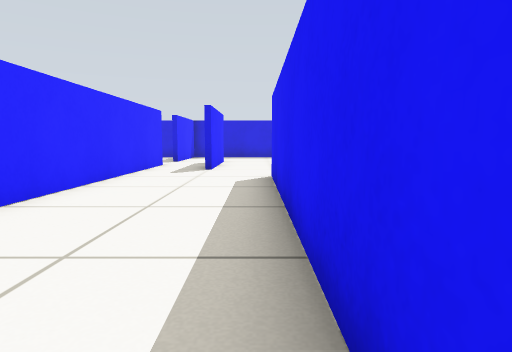
[1] (above)

15 first-person views from a walk through a robot-simulator world made for Gazebo. The camera is 0.45 m above the floor, tilts 6° down and sees 75° across. The floor is counted in squares, 0.5 m on a side. Each view is taken from the middle of a square. On the plan, view 1 faces up. The plan holds only what a view shows up to about 12 squares ahead; the rest is blank.

[2]
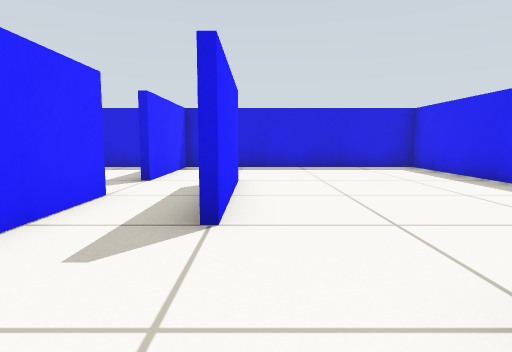

[3]
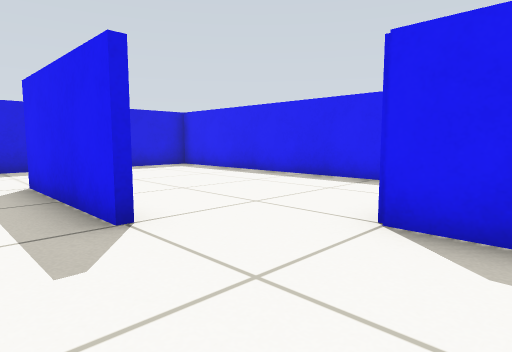

[4]
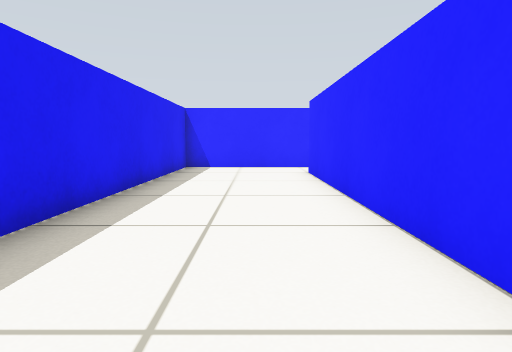

[5]
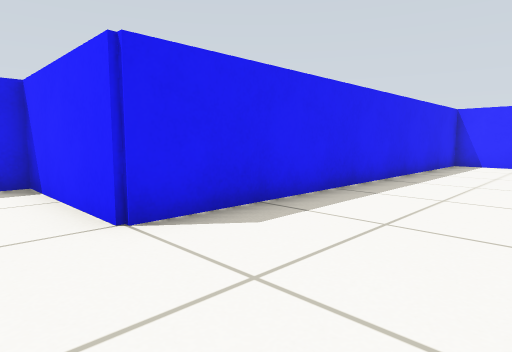

[6]
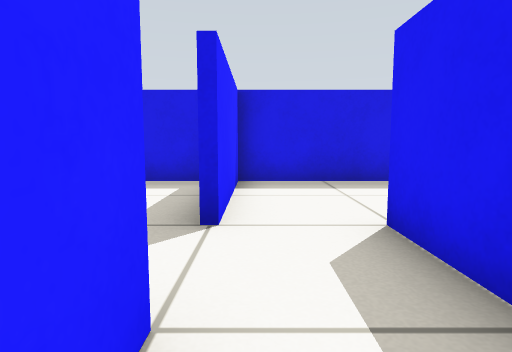

[7]
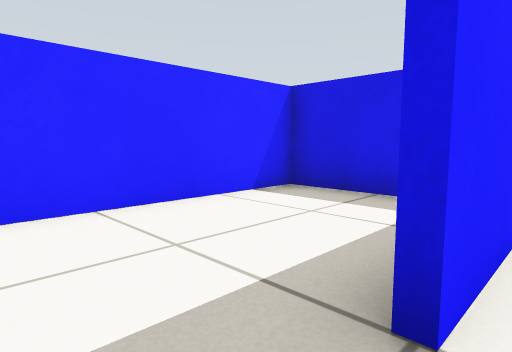

[8]
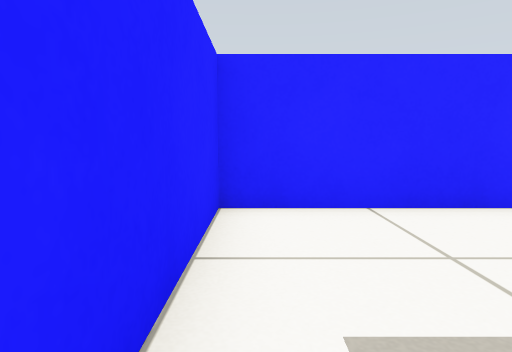

[9]
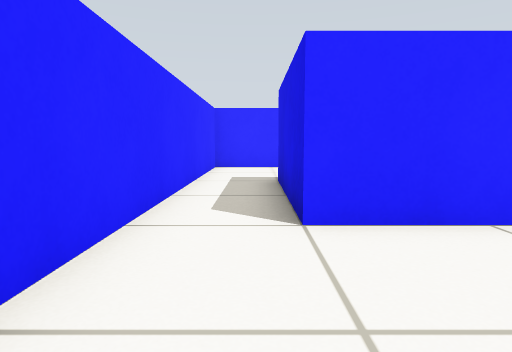

[10]
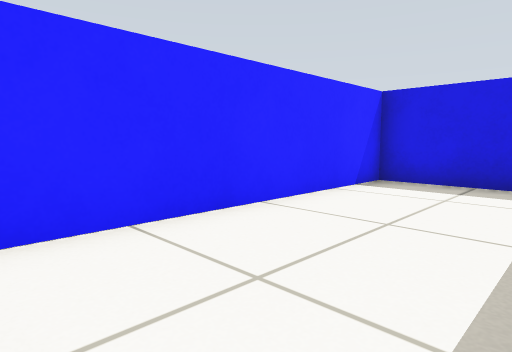

[11]
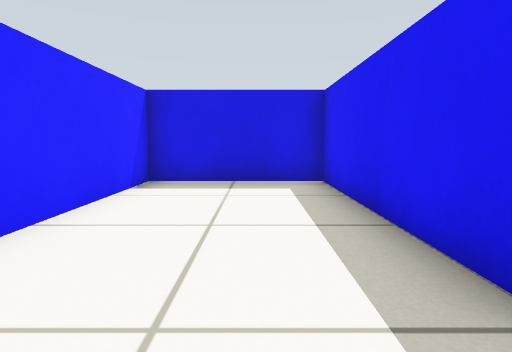

[12]
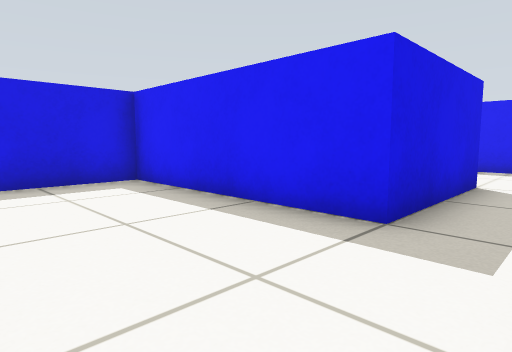

[13]
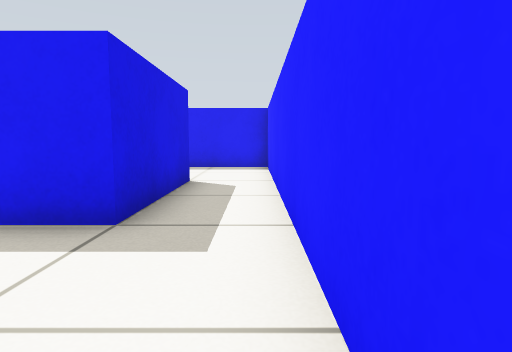

[14]
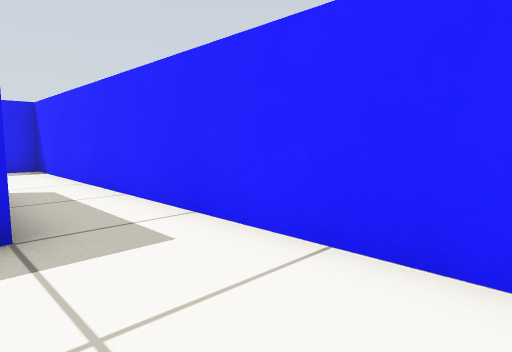

[15]
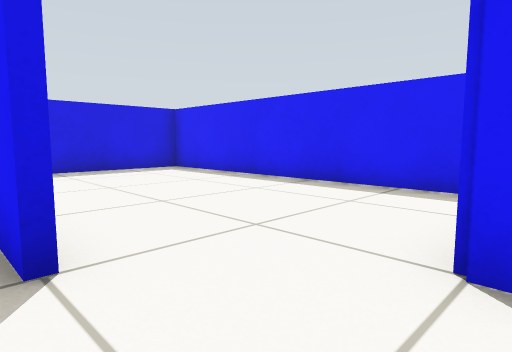

### Floor plan
Points are (right, up) in squares from view 1. A wall is a line through its corners. A room is listed if a view was taken in it or the views show most of it. See-through windows are left out.
Room 1 (views 1, 2, 3, 4, 5, 6, 7, 8, 9, 15)
walls: (-1.6, 10.4) (-1.6, 14.5); (-3.5, 12.5) (-3.5, -1.5); (-1.4, 14.5) (-1.4, 10.5); (-2.5, -3.4) (0.4, -3.4) (0.4, 8.6) (4.4, 8.6) (4.4, 18.4) (-3.5, 18.4) (-3.5, 14.5)
ways out: opening at (-3.5, -2.5) to room 2; opening at (-4, 13.5) to room 3
Room 2 (views 10, 11, 12, 13, 14)
walls: (-3.5, -1.5) (-7.5, -1.5) (-7.5, 4.4) (-11.4, 4.4) (-11.4, -3.4) (-2.5, -3.4)
ways out: opening at (-3.5, -2.5) to room 1
Room 3 (no view inside)
walls: (-4.2, 18.4) (-7.4, 18.4) (-7.4, 12.5) (-3.5, 12.5)
ways out: opening at (-4, 13.5) to room 1

Positions as (right, up) in squares from view 1, and headings:
1: (0, 0), facing up
2: (-1, 7), facing up
3: (-3, 7), facing up-right
4: (-2, 8), facing down
5: (-3, 10), facing down-right
6: (-3, 11), facing up
7: (-3, 13), facing up-left
8: (-3, 13), facing left
9: (0, -2), facing left
10: (-8, -3), facing up-left
11: (-9, -3), facing up
12: (-11, -3), facing up-right
13: (-11, -3), facing right
14: (-11, -1), facing down-right
15: (-2, 8), facing up-right
